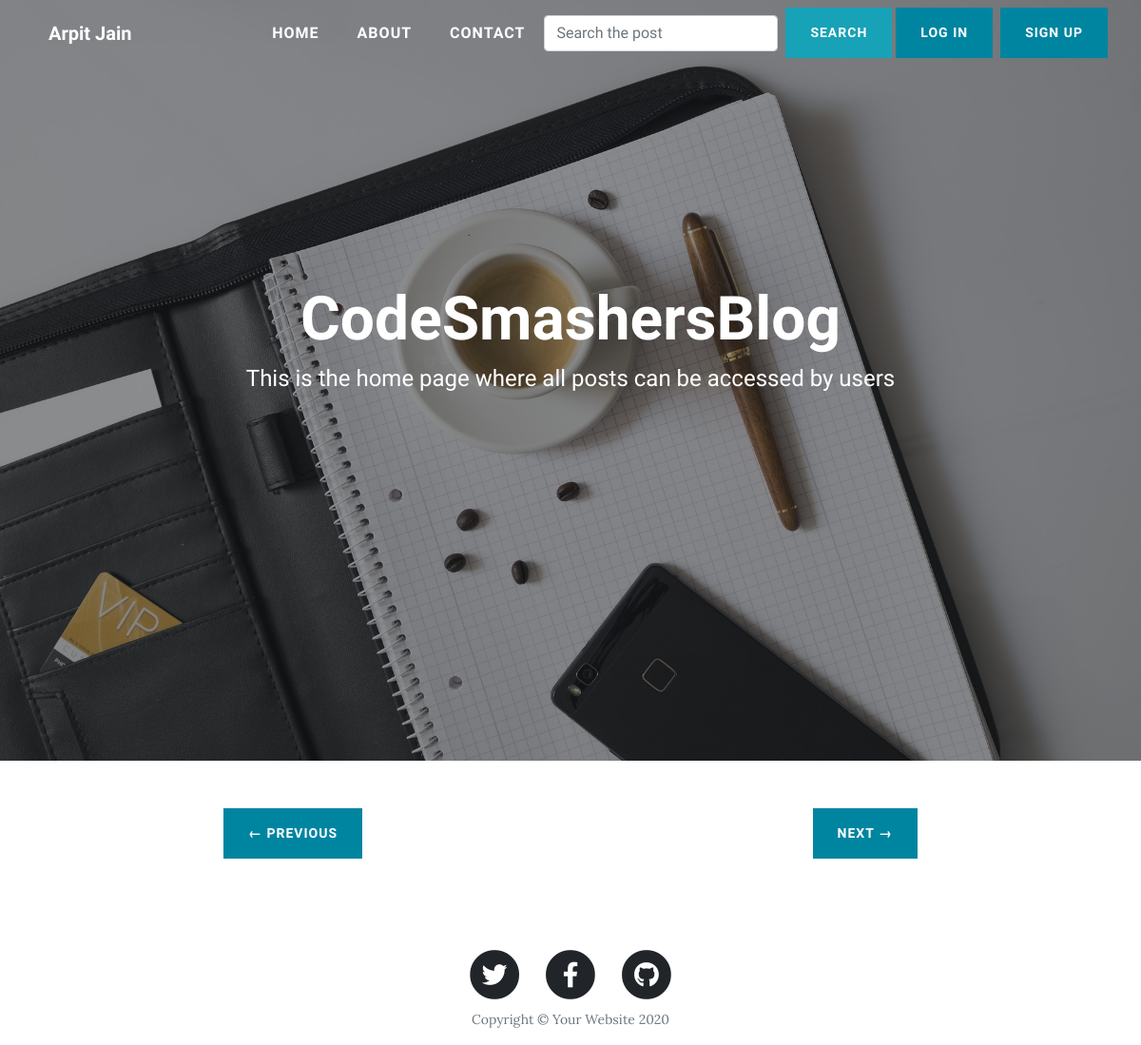
Before: / with the older database file.
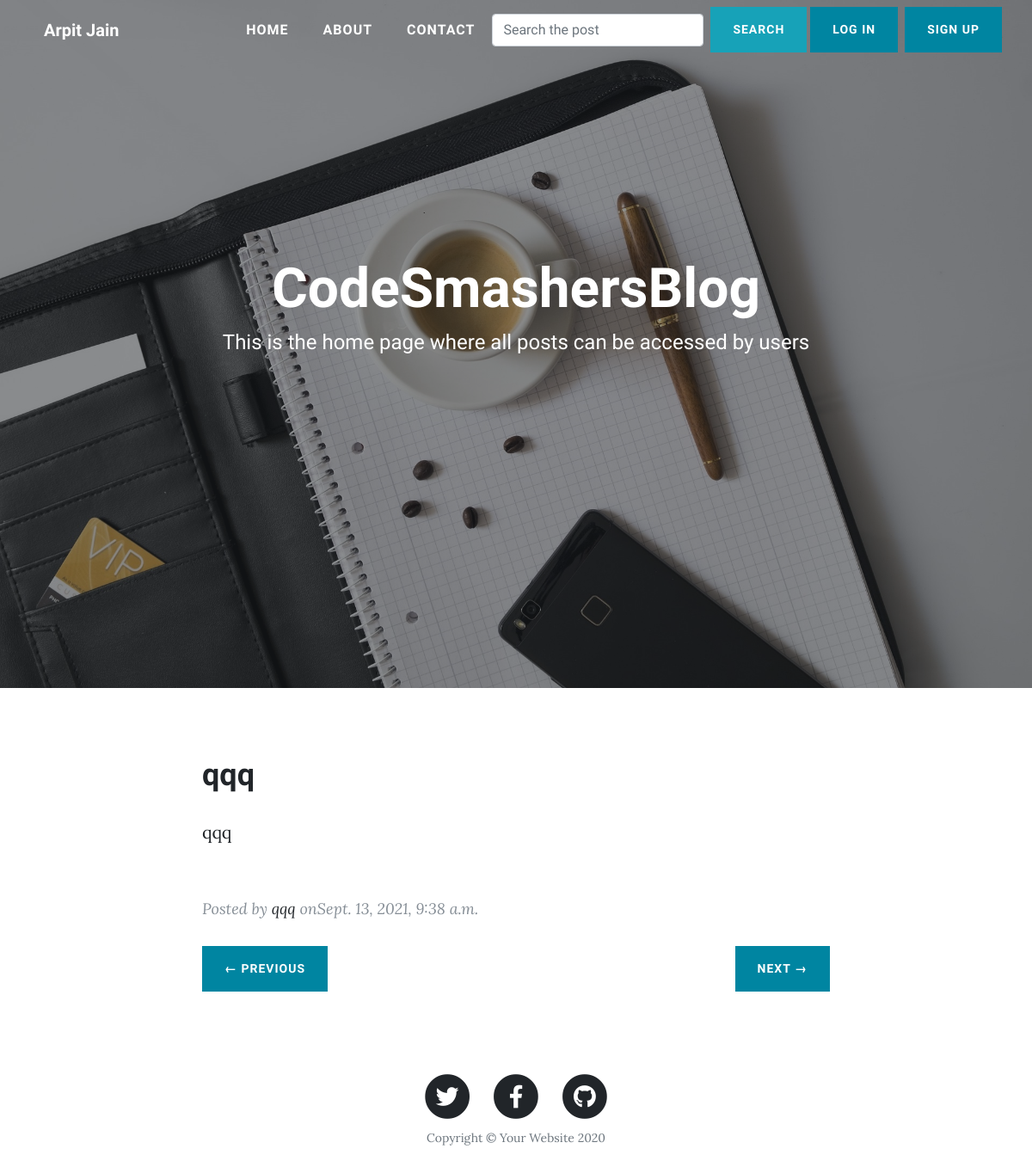
After: the same page with the newer database file.
### home/models.py (models this page shows, shortened)
class Post(models.Model):
    sno=models.AutoField(primary_key=True)
    title=models.CharField(max_length=255)
    author=models.CharField(max_length=14)
    slug=models.CharField(max_length=130)
    timeStamp=models.DateTimeField(blank=True)
    content=models.TextField()
    views= models.IntegerField(default=0)

### home/views.py (the view)
# urls.py: path('', views.home, name="home"),
def home(request):
    allPosts = Post.objects.all()
    params = {}
    params['no_of_posts'] = 2
    last = math.ceil( len(allPosts) / int(params['no_of_posts']  ))
    print(len(allPosts),last,params['no_of_posts'])
    page = request.GET.get('number')
    if not(str(page).isnumeric()):
        page = 1
    else:
        page = int(page)
    print("all goog till now",page)
    if len(allPosts)<params['no_of_posts']:
        print("test")
        prev = "#"
        next = "#"
    elif page == 1:
        prev = "#"
        next = "?number=" + str(int(page)+1)
    elif page == last:
        next = "#"
        prev = "?number=" + str(int(page)-1)
    else:
        prev = "?number=" + str(int(page)-1)
        next = "?number=" + str(int(page)+1)
    page=page-1
    allPosts = allPosts[page*int(params['no_of_posts']):page*int(params['no_of_posts'])+int(params['no_of_posts'])]
    params['allPosts']=allPosts
    params['prev'] = prev
    params['next'] = next
    return render(request,'myblog/home/home.html',params)

### templates/myblog/home/home.html (shortened to what this page needs)
{% extends 'myblog/base2.html' %}
{% block homeactive %}active
{% endblock homeactive %}
{% load static %}
{% block body %}
  <header class="masthead" style="background-image: url('/static/myblog/img/bg/bg1.jpg')">
    <div class="overlay"></div>
    <div class="container">
      <div class="row">
        <div class="col-lg-8 col-md-10 mx-auto">
          <div class="site-heading mt-5">
            <h1>CodeSmashersBlog</h1>
            <span class="subheading">This is the home page where all posts can be accessed by users</span>
          </div>
        </div>
      </div>
    </div>
  </header>
  <div class="container">
    <div class="row">
      <div class="col-lg-8 col-md-10 mx-auto">
        {% for post in allPosts %}
        <div class="post-preview">
          <a href="{{post.slug}}">
            <h2 class="post-title">
              {{post.title}}
            </h2>
            <p class="post-content">
              {{post.content|safe|truncatechars:150}}
            </p>
          </a>
          <br>
          <p class="post-meta">Posted by
            <a href="#">{{post.author}}</a>
            on{{post.timeStamp}}</p>
        </div>
        {% endfor %}
        <div class="clearfix">
           <a class="btn btn-primary float-right" href="{{next}}">Next &rarr;</a>
          <a class="btn btn-primary float-left" href="{{prev}}"> &larr; Previous </a>
        </div>
      </div>
    </div>
  </div>
{% endblock body %}

### templates/myblog/base2.html (shortened to what this page needs)
<!DOCTYPE html>
<html lang="en">
<head>
  {% load static %}
  <link href="https://cdn.jsdelivr.net/npm/bootstrap@5.0.0-beta2/dist/css/bootstrap.min.css" rel="stylesheet"
>
  <link href="{% static '/myblog/vendor/bootstrap/css/bootstrap.min.css' %}" rel="stylesheet">
  <link href="{% static '/myblog/vendor/fontawesome-free/css/all.min.css' %}" rel="stylesheet" type="text/css">
  <link href="{% static '/myblog/css/clean-blog.css' %}" rel="stylesheet">
</head>
<body>
  <nav class="navbar navbar-expand-lg navbar-light fixed-top" id="mainNav">
    <div class="container-fluid">
      <a class="navbar-brand" href="/myblog/about">Arpit Jain</a>
      <div class="collapse navbar-collapse" id="navbarResponsive">
        <ul class="navbar-nav ml-auto">
          <li class="nav-item {% block homeactive %}
            {% endblock homeactive %}">
            <a class="nav-link" href="/myblog/">Home <span class="sr-only">(current)</span></a>
          </li>
          <li class="nav-item {% block aboutactive %}
            {% endblock aboutactive %}">
            <a class="nav-link" href="/myblog/about">About</a>
          </li>
          <li class="nav-item {% block contactactive %}
            {% endblock contactactive %}">
            <a class="nav-link" href="/myblog/contact">Contact</a>
          </li>
        </ul>
        <form class="form-inline my-2 my-lg-0" action="/myblog/search/" method="get">
          <input class="form-control mr-sm-2" type="search" placeholder="Search the post" aria-label="Search" name="query" required>
          <button class="btn btn-info my-1 my-sm-0" type="submit">Search</button>
        </form>
        {% if user.is_authenticated %}
        <ul class="navbar-nav ">
          <li class="nav-item dropdown mt-2">
            <a class="nav-link dropdown-toggle" href='#' id="navbarDropdown" role="button" data-toggle="dropdown">
              Welcome
              {{request.user}}</a>
            <div class="dropdown-menu" aria-labelledby="navbarDropdown">
              <a class="dropdown-item" href="/myblog/logout">Logout</a>
            </div>
          </li>
        </ul>
        {% else %}
        <button type="button" class="btn btn-primary mx-1" data-toggle="modal" data-target="#loginModal">
          Log in
        </button>
        <button type="button" class="btn btn-primary mx-1" data-toggle="modal" data-target="#signupModal">
          Sign Up
        </button>
        {% endif %}
      </div>
    </div>
  </nav>
  {% block body %}{% endblock body %}
  <footer class="mt-5">
    <div class="container mt-5 mb-2 pt-5 pb-2">
      <div class="row">
        <div class="col-lg-8 col-md-10 mx-auto">
          <ul class="list-inline text-center">
            <li class="list-inline-item">
              <a href="#">
                <span class="fa-stack fa-lg">
                  <i class="fas fa-circle fa-stack-2x"></i>
                  <i class="fab fa-twitter fa-stack-1x fa-inverse"></i>
                </span>
              </a>
            </li>
            <li class="list-inline-item">
              <a href="#">
                <span class="fa-stack fa-lg">
                  <i class="fas fa-circle fa-stack-2x"></i>
                  <i class="fab fa-facebook-f fa-stack-1x fa-inverse"></i>
                </span>
              </a>
            </li>
            <li class="list-inline-item">
              <a href="#">
                <span class="fa-stack fa-lg">
                  <i class="fas fa-circle fa-stack-2x"></i>
                  <i class="fab fa-github fa-stack-1x fa-inverse"></i>
                </span>
              </a>
            </li>
          </ul>
          <p class="copyright text-muted"style="margin-top: 10px;
">Copyright &copy; Your Website 2020</p>
        </div>
      </div>
    </div>
  </footer>
</body>
</html>

### static/myblog/css/clean-blog.css (style rules this page uses)
body { font-size: 20px; color: #212529; font-family: 'Lora', 'Times New Roman', serif; }
p { line-height: 1.5; margin: 30px 0; }
p a { text-decoration: underline; }
h1, h2, h3, h4, h5, h6 { font-weight: 800; font-family: 'Open Sans', 'Helvetica Neue', Helvetica, Arial, sans-serif; }
a { color: #212529; transition: all 0.2s; }
#mainNav { position: absolute; border-bottom: 1px solid #e9ecef; background-color: white; font-family: 'Open Sans', 'Helvetica Neue', Helvetica, Arial, sans-serif; }
#mainNav .navbar-brand { font-weight: 800; color: #343a40; }
#mainNav .navbar-nav > li.nav-item > a { font-size: 1rem; font-weight: 800; letter-spacing: 1px; text-transform: uppercase; }
@media only screen and (min-width: 992px) { #mainNav { border-bottom: 1px solid transparent; background: transparent; } }
@media only screen and (min-width: 992px) { #mainNav .navbar-brand { padding: 10px 20px; color: #fff; } }
@media only screen and (min-width: 992px) { #mainNav .navbar-nav > li.nav-item > a { padding: 10px 20px; color: #fff; } }
@media only screen and (min-width: 992px) { #mainNav { transition: background-color 0.2s; transform: translate3d(0, 0, 0); -webkit-backface-visibility: hidden; backface-visibility: hidden; } }
header.masthead { height:100vh; margin-bottom: 50px; background: no-repeat center center; background-color: #868e96; background-attachment: scroll; position: relative; background-size: cover; }
header.masthead .overlay { position: absolute; top: 0; left: 0; height: 100%; width: 100%; background-color: #212529; opacity: 0.5; }
header.masthead .page-heading, header.masthead .post-heading, header.masthead .site-heading { padding: 200px 0 150px; color: white; }
@media only screen and (min-width: 768px) { header.masthead .page-heading, header.masthead .post-heading, header.masthead .site-heading { padding: 250px 0; } }
header.masthead .page-heading, header.masthead .site-heading { text-align: center; }
header.masthead .page-heading h1, header.masthead .site-heading h1 { font-size: 4rem; margin-top: 0; }
header.masthead .page-heading .subheading, header.masthead .site-heading .subheading { font-size: 24px; font-weight: 300; line-height: 1.1; display: block; margin: 10px 0 0; font-family: 'Open Sans', 'Helvetica Neue', Helvetica, Arial, sans-serif; }
.post-preview > a { color: #212529; }
.post-preview > a > .post-title { font-size: 30px; margin-top: 30px; margin-bottom: 10px; }
.post-preview > .post-meta { font-size: 18px; font-style: italic; margin-top: 0; color: #868e96; }
.post-preview > .post-meta > a { text-decoration: none; color: #212529; }
@media only screen and (min-width: 768px) { .post-preview > a > .post-title { font-size: 36px; } }
footer .list-inline { margin: 0; padding: 0; }
footer .copyright { font-size: 14px; margin-bottom: 0; text-align: center; }
.btn { font-size: 14px; font-weight: 800; padding: 15px 25px; letter-spacing: 1px; text-transform: uppercase; border-radius: 0; font-family: 'Open Sans', 'Helvetica Neue', Helvetica, Arial, sans-serif; }
.btn-primary { background-color: #0085A1; border-color: #0085A1; }

Changed rows visible on the page:
added Post: title "qqq", content "qqq", author "qqq", timeStamp "Sept. 13, 2021, 9:38 a.m."
